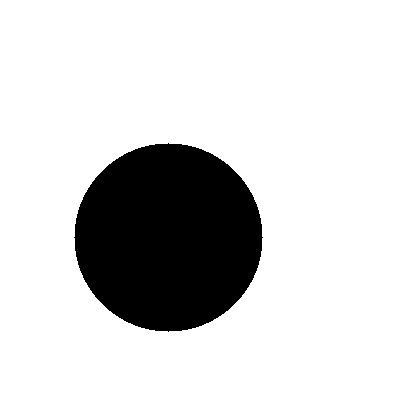
#> input picture tp2.2/input/circle_01.jpeg, 420 x 420 px; its folder holds only this picture in this run
$ python -i detector.py   (imports and definitions only)
#> lines starting #> are read from the running program, lines starting #| are printed output that depends on the picture; after the words box and inside, x2 and y2 are one past the last pixel; in counts of white or black regions, pixels touching at a corner belong together
#> further down, picture is the input picture: shape (420, 420, 3); min 0, max 255, mean 214.9
from __future__ import annotations

from dataclasses import asdict, dataclass
from pathlib import Path
from typing import Iterable

import cv2
import numpy as np


SUPPORTED_EXTENSIONS = {".png", ".jpg", ".jpeg", ".bmp", ".tif", ".tiff"}


@dataclass(slots=True)
class BoundingBox:
    x: int
    y: int
    width: int
    height: int


@dataclass(slots=True)
class Detection:
    label: str
    confidence: float
    distance: float
    bounding_box: BoundingBox
    contour_area: float
    perimeter: float

    # [7 lines left out: function to_dict, not called in this run]


@dataclass(slots=True)
class ProcessedImage:
    image_name: str
    detections: list[Detection]
    annotated_image: np.ndarray
    binary_mask: np.ndarray

    # [5 lines left out: function to_dict, not called in this run]


@dataclass(slots=True)
class ReferenceShape:
    label: str
    contour: np.ndarray
    source_path: Path


@dataclass(slots=True)
class DetectionParams:
    threshold_value: int = 140
    min_area: int = 400
    morph_kernel_size: int = 3
    match_threshold: float = 0.18


def is_supported_image(path: Path) -> bool:
    # Returns True if the file extension is one of the supported image formats.
    return path.suffix.lower() in SUPPORTED_EXTENSIONS


# [23 lines left out: functions iter_images, load_image, normalize_label, not called in this run]


def preprocess_image(
    image: np.ndarray,
    *,
    threshold_value: int,
    morph_kernel_size: int,
) -> np.ndarray:
    # Converts the image to grayscale, applies Gaussian blur, then binary inverse threshold,
    # and finally morphological close+open to remove noise and fill contour gaps.
    # Returns a clean binary mask ready for contour detection.
#> called with threshold_value = 200, morph_kernel_size = 3
    gray = cv2.cvtColor(image, cv2.COLOR_BGR2GRAY)
    blurred = cv2.GaussianBlur(gray, (5, 5), 0)
    _, binary = cv2.threshold(
        blurred,
        threshold_value,
        255,
        cv2.THRESH_BINARY_INV,
    )
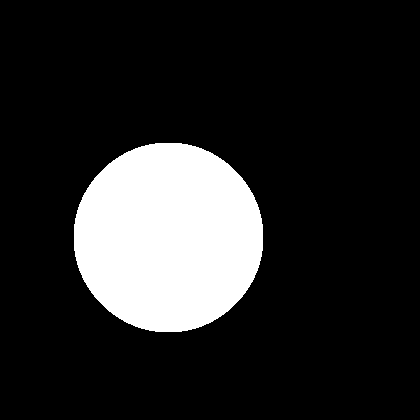
#> binary: shape (420, 420); 16% white; 1 white region
    kernel_size = max(1, morph_kernel_size)
    if kernel_size % 2 == 0:
        kernel_size += 1
    kernel = np.ones((kernel_size, kernel_size), dtype=np.uint8)
    closed = cv2.morphologyEx(binary, cv2.MORPH_CLOSE, kernel, iterations=1)
    opened = cv2.morphologyEx(closed, cv2.MORPH_OPEN, kernel, iterations=1)
    return opened


def find_external_contours(binary_mask: np.ndarray) -> list[np.ndarray]:
    # Finds only the outermost contours in a binary mask (ignores nested/inner contours).
    contours, _ = cv2.findContours(
        binary_mask,
        cv2.RETR_EXTERNAL,
        cv2.CHAIN_APPROX_SIMPLE,
    )
#> contours = 1 contour; box (x1, y1, x2, y2) and area: (74, 143, 263, 332) 27990
    return contours


def extract_primary_contour(
    image: np.ndarray,
    *,
    threshold_value: int = 200,
    morph_kernel_size: int = 3,
    min_area: int = 50,
) -> np.ndarray:
    # Preprocesses a reference image and returns the single largest contour found.
    # Used to extract the shape contour from a reference image file.
    binary = preprocess_image(
        image,
        threshold_value=threshold_value,
        morph_kernel_size=morph_kernel_size,
    )
    contours = find_external_contours(binary)
    valid = [contour for contour in contours if cv2.contourArea(contour) >= min_area]
#> valid has the same summary as contours in find_external_contours
    if not valid:
        raise ValueError("No se encontro un contorno principal valido en la imagen de referencia.")
    return max(valid, key=cv2.contourArea)


# [120 lines left out: functions load_reference_shapes, classify_contour, detect_shapes, process_image, not called in this run]

>>> import cv2
>>> picture = cv2.imread('../../../tp2.2/input/circle_01.jpeg')
>>> result = extract_primary_contour(picture)
#> result = contour of 248 points, box (x1, y1, x2, y2) (74, 143, 263, 332), area 27990

$ run again, on tp2.2/input/circle_02.jpeg
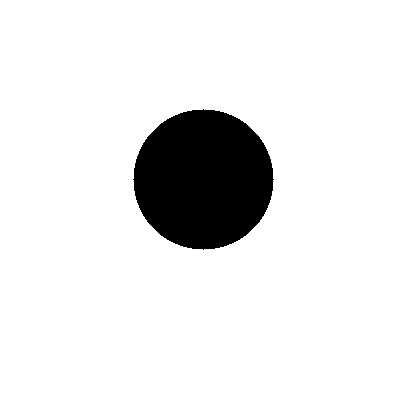
#> input picture tp2.2/input/circle_02.jpeg, 420 x 420 px
#> picture is the input picture: shape (420, 420, 3); min 0, max 255, mean 232.8
#> in preprocess_image, `_, binary = cv2.threshold( blurred, threshold_value, 255, cv2.THRESH_B..`:
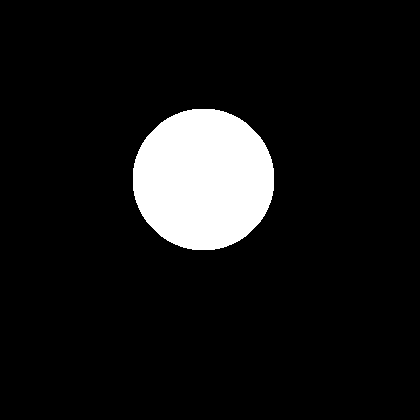
#> binary: shape (420, 420); 8.9% white; 1 white region
#> in find_external_contours, `contours, _ = cv2.findContours( binary_mask, cv2.RETR_EXTERNAL, cv2.CH..`: contours = 1 contour; box (x1, y1, x2, y2) and area: (133, 109, 274, 250) 15566
#> valid has the same summary as contours in find_external_contours
#> result = contour of 184 points, box (x1, y1, x2, y2) (133, 109, 274, 250), area 15566

$ run again, on tp2.2/input/circle_03.jpeg
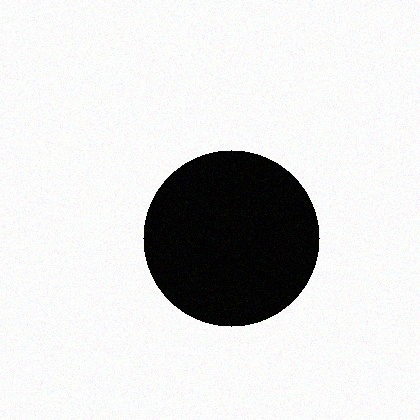
#> input picture tp2.2/input/circle_03.jpeg, 420 x 420 px
#> picture is the input picture: shape (420, 420, 3); mean B, G, R 216.6, 216.7, 216.6
#> in preprocess_image, `_, binary = cv2.threshold( blurred, threshold_value, 255, cv2.THRESH_B..`:
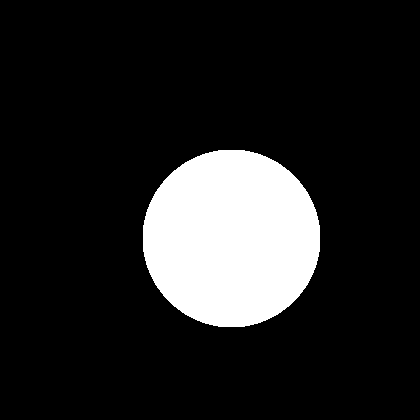
#> binary: shape (420, 420); 14.1% white; 1 white region
#> in find_external_contours, `contours, _ = cv2.findContours( binary_mask, cv2.RETR_EXTERNAL, cv2.CH..`: contours = 1 contour; box (x1, y1, x2, y2) and area: (143, 150, 320, 327) 24558
#> valid has the same summary as contours in find_external_contours
#> result = contour of 248 points, box (x1, y1, x2, y2) (143, 150, 320, 327), area 24558

$ run again, on tp2.2/input/circle_04.jpeg
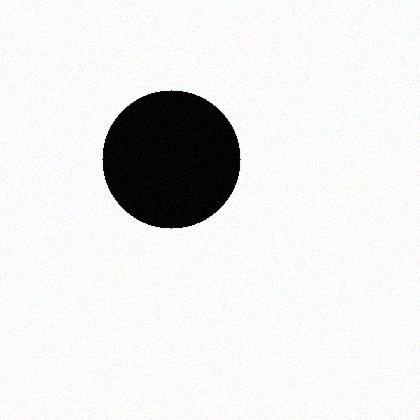
#> input picture tp2.2/input/circle_04.jpeg, 420 x 420 px
#> picture is the input picture: shape (420, 420, 3); mean B, G, R 229.5, 229.7, 229.6
#> in preprocess_image, `_, binary = cv2.threshold( blurred, threshold_value, 255, cv2.THRESH_B..`:
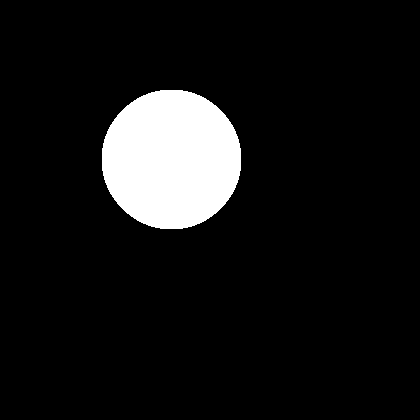
#> binary: shape (420, 420); 8.7% white; 1 white region
#> in find_external_contours, `contours, _ = cv2.findContours( binary_mask, cv2.RETR_EXTERNAL, cv2.CH..`: contours = 1 contour; box (x1, y1, x2, y2) and area: (102, 90, 241, 229) 15140
#> valid has the same summary as contours in find_external_contours
#> result = contour of 184 points, box (x1, y1, x2, y2) (102, 90, 241, 229), area 15140
